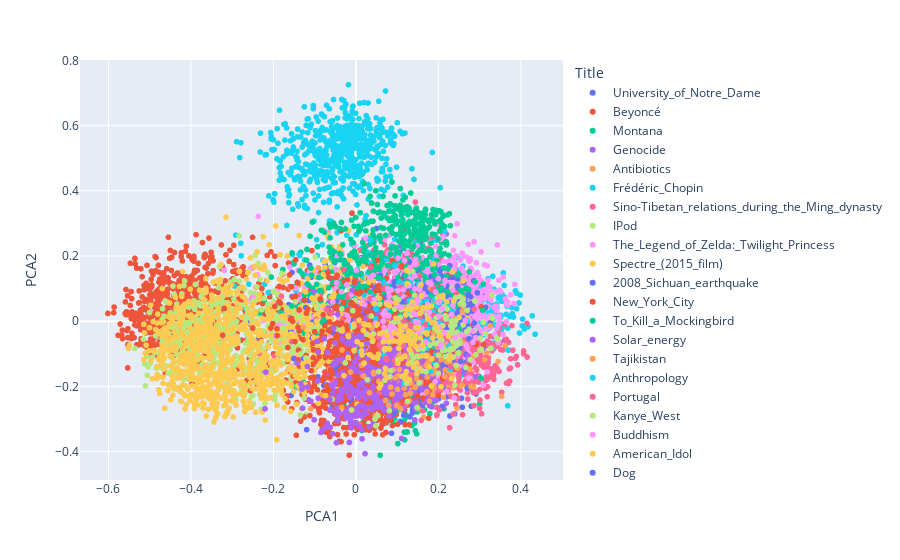

Notebook code for this chart:
### Code cell
from sklearn.decomposition import PCA
import plotly.express as px

# Reduce to 2D using PCA
pca = PCA(n_components=2)
reduced_embeddings = pca.fit_transform(question_embeddings_sbert)

# Create a DataFrame for plotting
import pandas as pd
df = pd.DataFrame({
    'PCA1': reduced_embeddings[:, 0],
    'PCA2': reduced_embeddings[:, 1],
    'Title': titles  # this should be aligned with the embeddings
})

# Plot with color by title
fig = px.scatter(
    df,
    x='PCA1',
    y='PCA2',
    color='Title',
    # title='2D PCA of Question Embeddings Colored by Title',
    hover_data=['Title']
)
fig.show()
# fig.write_html("pca_plot_all.html")

### Figure 1 — Plotly figure (JSON) as saved in the notebook; plotly's stock layout.template omitted (floating-point values rounded to 4 significant figures; data arrays with more than 128 entries replaced by an {"elided": "..."} marker saying what was removed)
{"data": [{"customdata": {"elided": "269x1 str values"}, "hovertemplate": "Title=%{customdata[0]}<br>PCA1=%{x}<br>PCA2=%{y}<extra></extra>", "legendgroup": "University_of_Notre_Dame", "marker": {"color": "#636efa", "symbol": "circle"}, "mode": "markers", "name": "University_of_Notre_Dame", "showlegend": true, "type": "scattergl", "x": {"elided": "269 float values"}, "xaxis": "x", "y": {"elided": "269 float values"}, "yaxis": "y"}, {"customdata": {"elided": "758x1 str values"}, "hovertemplate": "Title=%{customdata[0]}<br>PCA1=%{x}<br>PCA2=%{y}<extra></extra>", "legendgroup": "Beyoncé", "marker": {"color": "#EF553B", "symbol": "circle"}, "mode": "markers", "name": "Beyoncé", "showlegend": true, "type": "scattergl", "x": {"elided": "758 float values"}, "xaxis": "x", "y": {"elided": "758 float values"}, "yaxis": "y"}, {"customdata": {"elided": "150x1 str values"}, "hovertemplate": "Title=%{customdata[0]}<br>PCA1=%{x}<br>PCA2=%{y}<extra></extra>", "legendgroup": "Montana", "marker": {"color": "#00cc96", "symbol": "circle"}, "mode": "markers", "name": "Montana", "showlegend": true, "type": "scattergl", "x": {"elided": "150 float values"}, "xaxis": "x", "y": {"elided": "150 float values"}, "yaxis": "y"}, {"customdata": {"elided": "137x1 str values"}, "hovertemplate": "Title=%{customdata[0]}<br>PCA1=%{x}<br>PCA2=%{y}<extra></extra>", "legendgroup": "Genocide", "marker": {"color": "#ab63fa", "symbol": "circle"}, "mode": "markers", "name": "Genocide", "showlegend": true, "type": "scattergl", "x": {"elided": "137 float values"}, "xaxis": "x", "y": {"elided": "137 float values"}, "yaxis": "y"}, {"customdata": {"elided": "169x1 str values"}, "hovertemplate": "Title=%{customdata[0]}<br>PCA1=%{x}<br>PCA2=%{y}<extra></extra>", "legendgroup": "Antibiotics", "marker": {"color": "#FFA15A", "symbol": "circle"}, "mode": "markers", "name": "Antibiotics", "showlegend": true, "type": "scattergl", "x": {"elided": "169 float values"}, "xaxis": "x", "y": {"elided": "169 float values"}, "yaxis": "y"}, {"customdata": {"elided": "697x1 str values"}, "hovertemplate": "Title=%{customdata[0]}<br>PCA1=%{x}<br>PCA2=%{y}<extra></extra>", "legendgroup": "Frédéric_Chopin", "marker": {"color": "#19d3f3", "symbol": "circle"}, "mode": "markers", "name": "Frédéric_Chopin", "showlegend": true, "type": "scattergl", "x": {"elided": "697 float values"}, "xaxis": "x", "y": {"elided": "697 float values"}, "yaxis": "y"}, {"customdata": {"elided": "291x1 str values"}, "hovertemplate": "Title=%{customdata[0]}<br>PCA1=%{x}<br>PCA2=%{y}<extra></extra>", "legendgroup": "Sino-Tibetan_relations_during_the_Ming_dynasty", "marker": {"color": "#FF6692", "symbol": "circle"}, "mode": "markers", "name": "Sino-Tibetan_relations_during_the_Ming_dynasty", "showlegend": true, "type": "scattergl", "x": {"elided": "291 float values"}, "xaxis": "x", "y": {"elided": "291 float values"}, "yaxis": "y"}, {"customdata": {"elided": "327x1 str values"}, "hovertemplate": "Title=%{customdata[0]}<br>PCA1=%{x}<br>PCA2=%{y}<extra></extra>", "legendgroup": "IPod", "marker": {"color": "#B6E880", "symbol": "circle"}, "mode": "markers", "name": "IPod", "showlegend": true, "type": "scattergl", "x": {"elided": "327 float values"}, "xaxis": "x", "y": {"elided": "327 float values"}, "yaxis": "y"}, {"customdata": {"elided": "214x1 str values"}, "hovertemplate": "Title=%{customdata[0]}<br>PCA1=%{x}<br>PCA2=%{y}<extra></extra>", "legendgroup": "The_Legend_of_Zelda:_Twilight_Princess", "marker": {"color": "#FF97FF", "symbol": "circle"}, "mode": "markers", "name": "The_Legend_of_Zelda:_Twilight_Princess", "showlegend": true, "type": "scattergl", "x": {"elided": "214 float values"}, "xaxis": "x", "y": {"elided": "214 float values"}, "yaxis": "y"}, {"customdata": {"elided": "274x1 str values"}, "hovertemplate": "Title=%{customdata[0]}<br>PCA1=%{x}<br>PCA2=%{y}<extra></extra>", "legendgroup": "Spectre_(2015_film)", "marker": {"color": "#FECB52", "symbol": "circle"}, "mode": "markers", "name": "Spectre_(2015_film)", "showlegend": true, "type": "scattergl", "x": {"elided": "274 float values"}, "xaxis": "x", "y": {"elided": "274 float values"}, "yaxis": "y"}, {"customdata": {"elided": "521x1 str values"}, "hovertemplate": "Title=%{customdata[0]}<br>PCA1=%{x}<br>PCA2=%{y}<extra></extra>", "legendgroup": "2008_Sichuan_earthquake", "marker": {"color": "#636efa", "symbol": "circle"}, "mode": "markers", "name": "2008_Sichuan_earthquake", "showlegend": true, "type": "scattergl", "x": {"elided": "521 float values"}, "xaxis": "x", "y": {"elided": "521 float values"}, "yaxis": "y"}, {"customdata": {"elided": "817x1 str values"}, "hovertemplate": "Title=%{customdata[0]}<br>PCA1=%{x}<br>PCA2=%{y}<extra></extra>", "legendgroup": "New_York_City", "marker": {"color": "#EF553B", "symbol": "circle"}, "mode": "markers", "name": "New_York_City", "showlegend": true, "type": "scattergl", "x": {"elided": "817 float values"}, "xaxis": "x", "y": {"elided": "817 float values"}, "yaxis": "y"}, {"customdata": {"elided": "228x1 str values"}, "hovertemplate": "Title=%{customdata[0]}<br>PCA1=%{x}<br>PCA2=%{y}<extra></extra>", "legendgroup": "To_Kill_a_Mockingbird", "marker": {"color": "#00cc96", "symbol": "circle"}, "mode": "markers", "name": "To_Kill_a_Mockingbird", "showlegend": true, "type": "scattergl", "x": {"elided": "228 float values"}, "xaxis": "x", "y": {"elided": "228 float values"}, "yaxis": "y"}, {"customdata": {"elided": "250x1 str values"}, "hovertemplate": "Title=%{customdata[0]}<br>PCA1=%{x}<br>PCA2=%{y}<extra></extra>", "legendgroup": "Solar_energy", "marker": {"color": "#ab63fa", "symbol": "circle"}, "mode": "markers", "name": "Solar_energy", "showlegend": true, "type": "scattergl", "x": {"elided": "250 float values"}, "xaxis": "x", "y": {"elided": "250 float values"}, "yaxis": "y"}, {"customdata": {"elided": "154x1 str values"}, "hovertemplate": "Title=%{customdata[0]}<br>PCA1=%{x}<br>PCA2=%{y}<extra></extra>", "legendgroup": "Tajikistan", "marker": {"color": "#FFA15A", "symbol": "circle"}, "mode": "markers", "name": "Tajikistan", "showlegend": true, "type": "scattergl", "x": {"elided": "154 float values"}, "xaxis": "x", "y": {"elided": "154 float values"}, "yaxis": "y"}, {"customdata": {"elided": "222x1 str values"}, "hovertemplate": "Title=%{customdata[0]}<br>PCA1=%{x}<br>PCA2=%{y}<extra></extra>", "legendgroup": "Anthropology", "marker": {"color": "#19d3f3", "symbol": "circle"}, "mode": "markers", "name": "Anthropology", "showlegend": true, "type": "scattergl", "x": {"elided": "222 float values"}, "xaxis": "x", "y": {"elided": "222 float values"}, "yaxis": "y"}, {"customdata": {"elided": "435x1 str values"}, "hovertemplate": "Title=%{customdata[0]}<br>PCA1=%{x}<br>PCA2=%{y}<extra></extra>", "legendgroup": "Portugal", "marker": {"color": "#FF6692", "symbol": "circle"}, "mode": "markers", "name": "Portugal", "showlegend": true, "type": "scattergl", "x": {"elided": "435 float values"}, "xaxis": "x", "y": {"elided": "435 float values"}, "yaxis": "y"}, {"customdata": {"elided": "428x1 str values"}, "hovertemplate": "Title=%{customdata[0]}<br>PCA1=%{x}<br>PCA2=%{y}<extra></extra>", "legendgroup": "Kanye_West", "marker": {"color": "#B6E880", "symbol": "circle"}, "mode": "markers", "name": "Kanye_West", "showlegend": true, "type": "scattergl", "x": {"elided": "428 float values"}, "xaxis": "x", "y": {"elided": "428 float values"}, "yaxis": "y"}, {"customdata": {"elided": "610x1 str values"}, "hovertemplate": "Title=%{customdata[0]}<br>PCA1=%{x}<br>PCA2=%{y}<extra></extra>", "legendgroup": "Buddhism", "marker": {"color": "#FF97FF", "symbol": "circle"}, "mode": "markers", "name": "Buddhism", "showlegend": true, "type": "scattergl", "x": {"elided": "610 float values"}, "xaxis": "x", "y": {"elided": "610 float values"}, "yaxis": "y"}, {"customdata": {"elided": "802x1 str values"}, "hovertemplate": "Title=%{customdata[0]}<br>PCA1=%{x}<br>PCA2=%{y}<extra></extra>", "legendgroup": "American_Idol", "marker": {"color": "#FECB52", "symbol": "circle"}, "mode": "markers", "name": "American_Idol", "showlegend": true, "type": "scattergl", "x": {"elided": "802 float values"}, "xaxis": "x", "y": {"elided": "802 float values"}, "yaxis": "y"}, {"customdata": {"elided": "392x1 str values"}, "hovertemplate": "Title=%{customdata[0]}<br>PCA1=%{x}<br>PCA2=%{y}<extra></extra>", "legendgroup": "Dog", "marker": {"color": "#636efa", "symbol": "circle"}, "mode": "markers", "name": "Dog", "showlegend": true, "type": "scattergl", "x": {"elided": "392 float values"}, "xaxis": "x", "y": {"elided": "392 float values"}, "yaxis": "y"}, {"customdata": {"elided": "500x1 str values"}, "hovertemplate": "Title=%{customdata[0]}<br>PCA1=%{x}<br>PCA2=%{y}<extra></extra>", "legendgroup": "2008_Summer_Olympics_torch_relay", "marker": {"color": "#EF553B", "symbol": "circle"}, "mode": "markers", "name": "2008_Summer_Olympics_torch_relay", "showlegend": true, "type": "scattergl", "x": {"elided": "500 float values"}, "xaxis": "x", "y": {"elided": "500 float values"}, "yaxis": "y"}, {"customdata": {"elided": "317x1 str values"}, "hovertemplate": "Title=%{customdata[0]}<br>PCA1=%{x}<br>PCA2=%{y}<extra></extra>", "legendgroup": "Alfred_North_Whitehead", "marker": {"color": "#00cc96", "symbol": "circle"}, "mode": "markers", "name": "Alfred_North_Whitehead", "showlegend": true, "type": "scattergl", "x": {"elided": "317 float values"}, "xaxis": "x", "y": {"elided": "317 float values"}, "yaxis": "y"}, {"customdata": {"elided": "390x1 str values"}, "hovertemplate": "Title=%{customdata[0]}<br>PCA1=%{x}<br>PCA2=%{y}<extra></extra>", "legendgroup": "Financial_crisis_of_2007%E2%80%9308", "marker": {"color": "#ab63fa", "symbol": "circle"}, "mode": "markers", "name": "Financial_crisis_of_2007%E2%80%9308", "showlegend": true, "type": "scattergl", "x": {"elided": "390 float values"}, "xaxis": "x", "y": {"elided": "390 float values"}, "yaxis": "y"}, {"customdata": [["Saint_Barth%C3%A9lemy"], ["Saint_Barth%C3%A9lemy"], ["Saint_Barth%C3%A9lemy"], ["Saint_Barth%C3%A9lemy"], ["Saint_Barth%C3%A9lemy"], ["Saint_Barth%C3%A9lemy"], ["Saint_Barth%C3%A9lemy"], ["Saint_Barth%C3%A9lemy"], ["Saint_Barth%C3%A9lemy"], ["Saint_Barth%C3%A9lemy"], ["Saint_Barth%C3%A9lemy"], ["Saint_Barth%C3%A9lemy"], ["Saint_Barth%C3%A9lemy"], ["Saint_Barth%C3%A9lemy"], ["Saint_Barth%C3%A9lemy"], ["Saint_Barth%C3%A9lemy"], ["Saint_Barth%C3%A9lemy"], ["Saint_Barth%C3%A9lemy"], ["Saint_Barth%C3%A9lemy"], ["Saint_Barth%C3%A9lemy"], ["Saint_Barth%C3%A9lemy"], ["Saint_Barth%C3%A9lemy"], ["Saint_Barth%C3%A9lemy"], ["Saint_Barth%C3%A9lemy"], ["Saint_Barth%C3%A9lemy"], ["Saint_Barth%C3%A9lemy"], ["Saint_Barth%C3%A9lemy"], ["Saint_Barth%C3%A9lemy"], ["Saint_Barth%C3%A9lemy"], ["Saint_Barth%C3%A9lemy"], ["Saint_Barth%C3%A9lemy"], ["Saint_Barth%C3%A9lemy"], ["Saint_Barth%C3%A9lemy"], ["Saint_Barth%C3%A9lemy"], ["Saint_Barth%C3%A9lemy"], ["Saint_Barth%C3%A9lemy"], ["Saint_Barth%C3%A9lemy"], ["Saint_Barth%C3%A9lemy"], ["Saint_Barth%C3%A9lemy"], ["Saint_Barth%C3%A9lemy"], ["Saint_Barth%C3%A9lemy"], ["Saint_Barth%C3%A9lemy"], ["Saint_Barth%C3%A9lemy"], ["Saint_Barth%C3%A9lemy"], ["Saint_Barth%C3%A9lemy"], ["Saint_Barth%C3%A9lemy"], ["Saint_Barth%C3%A9lemy"], ["Saint_Barth%C3%A9lemy"], ["Saint_Barth%C3%A9lemy"], ["Saint_Barth%C3%A9lemy"], ["Saint_Barth%C3%A9lemy"], ["Saint_Barth%C3%A9lemy"], ["Saint_Barth%C3%A9lemy"], ["Saint_Barth%C3%A9lemy"], ["Saint_Barth%C3%A9lemy"], ["Saint_Barth%C3%A9lemy"], ["Saint_Barth%C3%A9lemy"], ["Saint_Barth%C3%A9lemy"], ["Saint_Barth%C3%A9lemy"], ["Saint_Barth%C3%A9lemy"], ["Saint_Barth%C3%A9lemy"], ["Saint_Barth%C3%A9lemy"], ["Saint_Barth%C3%A9lemy"], ["Saint_Barth%C3%A9lemy"], ["Saint_Barth%C3%A9lemy"], ["Saint_Barth%C3%A9lemy"], ["Saint_Barth%C3%A9lemy"], ["Saint_Barth%C3%A9lemy"], ["Saint_Barth%C3%A9lemy"], ["Saint_Barth%C3%A9lemy"], ["Saint_Barth%C3%A9lemy"], ["Saint_Barth%C3%A9lemy"], ["Saint_Barth%C3%A9lemy"], ["Saint_Barth%C3%A9lemy"], ["Saint_Barth%C3%A9lemy"], ["Saint_Barth%C3%A9lemy"], ["Saint_Barth%C3%A9lemy"], ["Saint_Barth%C3%A9lemy"], ["Saint_Barth%C3%A9lemy"], ["Saint_Barth%C3%A9lemy"], ["Saint_Barth%C3%A9lemy"], ["Saint_Barth%C3%A9lemy"], ["Saint_Barth%C3%A9lemy"], ["Saint_Barth%C3%A9lemy"], ["Saint_Barth%C3%A9lemy"], ["Saint_Barth%C3%A9lemy"], ["Saint_Barth%C3%A9lemy"], ["Saint_Barth%C3%A9lemy"], ["Saint_Barth%C3%A9lemy"], ["Saint_Barth%C3%A9lemy"], ["Saint_Barth%C3%A9lemy"], ["Saint_Barth%C3%A9lemy"], ["Saint_Barth%C3%A9lemy"], ["Saint_Barth%C3%A9lemy"], ["Saint_Barth%C3%A9lemy"], ["Saint_Barth%C3%A9lemy"], ["Saint_Barth%C3%A9lemy"], ["Saint_Barth%C3%A9lemy"], ["Saint_Barth%C3%A9lemy"], ["Saint_Barth%C3%A9lemy"], ["Saint_Barth%C3%A9lemy"], ["Saint_Barth%C3%A9lemy"], ["Saint_Barth%C3%A9lemy"], ["Saint_Barth%C3%A9lemy"], ["Saint_Barth%C3%A9lemy"], ["Saint_Barth%C3%A9lemy"], ["Saint_Barth%C3%A9lemy"], ["Saint_Barth%C3%A9lemy"], ["Saint_Barth%C3%A9lemy"], ["Saint_Barth%C3%A9lemy"], ["Saint_Barth%C3%A9lemy"], ["Saint_Barth%C3%A9lemy"], ["Saint_Barth%C3%A9lemy"], ["Saint_Barth%C3%A9lemy"], ["Saint_Barth%C3%A9lemy"], ["Saint_Barth%C3%A9lemy"], ["Saint_Barth%C3%A9lemy"], ["Saint_Barth%C3%A9lemy"], ["Saint_Barth%C3%A9lemy"], ["Saint_Barth%C3%A9lemy"]], "hovertemplate": "Title=%{customdata[0]}<br>PCA1=%{x}<br>PCA2=%{y}<extra></extra>", "legendgroup": "Saint_Barth%C3%A9lemy", "marker": {"color": "#FFA15A", "symbol": "circle"}, "mode": "markers", "name": "Saint_Barth%C3%A9lemy", "showlegend": true, "type": "scattergl", "x": [0.07208, 0.1638, 0.1475, 0.2171, 0.2569, 0.1687, 0.1894, 0.1534, 0.2026, 0.1808, 0.1724, 0.05542, -0.03344, 0.07976, 0.1864, -0.01303, 0.09873, 0.1355, 0.01448, 0.1741, 0.3126, 0.2161, 0.1746, 0.3261, 0.1704, 0.1982, 0.144, 0.1205, 0.3539, 0.2204, 0.09597, 0.07416, 0.2761, 0.08437, 0.1474, 0.2342, 0.1889, 0.1897, 0.217, 0.1617, 0.2086, 0.03873, 0.1227, 0.102, 0.2042, 0.1297, 0.1291, 0.2783, 0.0788, 0.1403, 0.1181, 0.2099, 0.159, 0.2217, 0.2381, 0.2451, 0.3451, 0.2854, 0.2067, 0.2355, 0.2018, -0.1278, 0.1487, 0.2315, 0.1033, 0.08782, 0.09095, 0.08033, 0.2049, 0.1729, -0.03419, 0.1482, 0.03302, 0.0434, -0.1098, 0.1055, 0.1335, 0.1172, 0.1575, 0.1002, 0.2607, 0.1939, 0.1793, 0.2581, 0.1202, 0.1862, 0.1326, 0.1722, 0.2858, 0.101, 0.2097, 0.1094, 0.1052, 0.1288, 0.1839, 0.1472, 0.1453, 0.2306, 0.1792, 0.2279, 0.1786, 0.1882, 0.2545, 0.2124, 0.2164, 0.2312, 0.2451, 0.1089, 0.01838, 0.04281, 0.1646, 0.2133, 0.2579, 0.2592, 0.2524, 0.1934, 0.1906, 0.1484, 0.2498, 0.1757], "xaxis": "x", "y": [-0.2431, -0.086, 0.1761, -0.1497, -0.04321, -0.1063, -0.03636, 0.04646, -0.1052, 0.1008, -0.2169, -0.1849, -0.08863, -0.2584, -0.2258, -0.1561, -0.2591, -0.08717, -0.1355, -0.1048, -0.1181, -0.1701, -0.1294, -0.0135, -0.1358, -0.07981, -0.203, -0.2259, -0.2304, -0.125, -0.1736, -0.1499, -0.1474, -0.203, -0.1762, -0.04832, -0.2069, -0.1478, -0.04979, -0.07689, 0.007147, -0.02115, 0.02961, -0.1169, -0.06937, -0.1738, -0.245, -0.1997, 0.007986, -0.03655, 0.0422, -0.0319, -0.07094, -0.08301, 0.009087, -0.1443, -0.1238, -0.2024, -0.1186, -0.07492, -0.07912, -0.01876, -0.03159, -0.1611, -0.1681, -0.2238, -0.1488, 0.0496, -0.01479, -0.1718, -0.2649, -0.08446, -0.2195, -0.1612, -0.2691, -0.1489, -0.1911, -0.2056, -0.188, -0.1275, 0.03769, 0.05469, 0.02437, -0.06315, -0.1656, -0.1615, -0.2205, -0.1383, -0.1083, -0.2093, -0.04455, -0.01702, -0.105, -0.1154, -0.004068, -0.1048, -0.07938, -0.1343, -0.1198, -0.1555, -0.2454, -0.1961, -0.1983, -0.2331, -0.07378, -0.1768, -0.2672, -0.2692, -0.1683, -0.1573, -0.1005, -0.07892, 0.03011, 0.07229, 0.05226, 0.01545, 0.06588, 0.05637, -0.04997, -0.02957], "yaxis": "y"}, {"customdata": [["Genome"], ["Genome"], ["Genome"], ["Genome"], ["Genome"], ["Genome"], ["Genome"], ["Genome"], ["Genome"], ["Genome"], ["Genome"], ["Genome"], ["Genome"], ["Genome"], ["Genome"], ["Genome"], ["Genome"], ["Genome"], ["Genome"], ["Genome"], ["Genome"], ["Genome"], ["Genome"], ["Genome"], ["Genome"], ["Genome"], ["Genome"], ["Genome"], ["Genome"], ["Genome"], ["Genome"], ["Genome"], ["Genome"], ["Genome"], ["Genome"], ["Genome"], ["Genome"], ["Genome"], ["Genome"], ["Genome"], ["Genome"], ["Genome"], ["Genome"], ["Genome"], ["Genome"], ["Genome"], ["Genome"], ["Genome"], ["Genome"], ["Genome"], ["Genome"], ["Genome"], ["Genome"], ["Genome"], ["Genome"], ["Genome"], ["Genome"], ["Genome"], ["Genome"], ["Genome"], ["Genome"], ["Genome"], ["Genome"], ["Genome"], ["Genome"], ["Genome"], ["Genome"], ["Genome"], ["Genome"], ["Genome"], ["Genome"], ["Genome"], ["Genome"], ["Genome"], ["Genome"], ["Genome"]], "hovertemplate": "Title=%{customdata[0]}<br>PCA1=%{x}<br>PCA2=%{y}<extra></extra>", "legendgroup": "Genome", "marker": {"color": "#19d3f3", "symbol": "circle"}, "mode": "markers", "name": "Genome", "showlegend": true, "type": "scattergl", "x": [0.1958, 0.1731, 0.1297, 0.07633, 0.08344, 0.1064, 0.1387, 0.1377, 0.1322, 0.1149, 0.269, 0.21, 0.1405, 0.1599, 0.1735, 0.1622, 0.1732, 0.04858, 0.04794, 0.07993, 0.1813, 0.1345, 0.1164, 0.1731, 0.1414, 0.13, 0.1342, 0.1811, 0.06802, 0.01076, 0.09481, 0.203, 0.1416, 0.188, 0.03489, 0.1844, 0.1559, 0.2046, 0.1885, 0.1683, 0.2046, 0.1824, 0.2295, 0.2228, 0.125, 0.1522, 0.1168, 0.1406, 0.1737, 0.2336, 0.1405, 0.1633, 0.1551, 0.1107, 0.1871, 0.1733, 0.1146, 0.1462, 0.1338, 0.1561, 0.1251, 0.1535, 0.1, 0.2113, 0.17, 0.165, 0.1591, 0.184, 0.1459, 0.1397, 0.1915, 0.1641, 0.1248, 0.1719, 0.2259, 0.06853], "xaxis": "x", "y": [0.04646, -0.008547, -0.01942, 0.03831, -0.06401, 0.1204, 0.06701, 0.1439, 0.1169, 0.1102, -0.0003131, 0.03531, -0.03715, -0.0242, -0.06335, -0.09223, -0.08248, 0.037, 0.007951, 0.04596, -0.1538, -0.1034, -0.1913, -0.06261, -0.03226, 0.06275, 0.06396, -0.0549, -0.1051, -0.09391, 0.1692, 0.01054, -0.007935, 0.02872, 0.2469, 0.001916, 0.05843, -0.005082, -0.01988, -0.06108, 0.03179, 0.04849, -0.1466, 0.05125, 0.03199, 0.1144, -0.04951, 0.03582, 0.01081, 0.0311, 0.07276, -0.002739, 0.008742, -0.07375, -0.004949, -0.02151, -0.07495, -0.006514, -0.0529, -0.003279, -0.01071, -0.05167, -0.00094, 0.05375, 0.02377, 0.03325, 0.002141, 0.0164, -0.03308, -0.001085, 0.06787, -0.03582, -0.03464, 0.06149, -0.07659, 0.1179], "yaxis": "y"}, {"customdata": [["Comprehensive_school"], ["Comprehensive_school"], ["Comprehensive_school"], ["Comprehensive_school"], ["Comprehensive_school"], ["Comprehensive_school"], ["Comprehensive_school"], ["Comprehensive_school"], ["Comprehensive_school"], ["Comprehensive_school"], ["Comprehensive_school"], ["Comprehensive_school"], ["Comprehensive_school"], ["Comprehensive_school"], ["Comprehensive_school"], ["Comprehensive_school"], ["Comprehensive_school"], ["Comprehensive_school"], ["Comprehensive_school"], ["Comprehensive_school"], ["Comprehensive_school"], ["Comprehensive_school"], ["Comprehensive_school"], ["Comprehensive_school"], ["Comprehensive_school"], ["Comprehensive_school"], ["Comprehensive_school"], ["Comprehensive_school"], ["Comprehensive_school"], ["Comprehensive_school"], ["Comprehensive_school"], ["Comprehensive_school"], ["Comprehensive_school"], ["Comprehensive_school"], ["Comprehensive_school"], ["Comprehensive_school"], ["Comprehensive_school"], ["Comprehensive_school"], ["Comprehensive_school"], ["Comprehensive_school"], ["Comprehensive_school"], ["Comprehensive_school"], ["Comprehensive_school"], ["Comprehensive_school"], ["Comprehensive_school"], ["Comprehensive_school"], ["Comprehensive_school"], ["Comprehensive_school"], ["Comprehensive_school"], ["Comprehensive_school"], ["Comprehensive_school"], ["Comprehensive_school"], ["Comprehensive_school"], ["Comprehensive_school"], ["Comprehensive_school"], ["Comprehensive_school"], ["Comprehensive_school"], ["Comprehensive_school"], ["Comprehensive_school"], ["Comprehensive_school"], ["Comprehensive_school"], ["Comprehensive_school"], ["Comprehensive_school"], ["Comprehensive_school"], ["Comprehensive_school"], ["Comprehensive_school"], ["Comprehensive_school"], ["Comprehensive_school"], ["Comprehensive_school"], ["Comprehensive_school"], ["Comprehensive_school"], ["Comprehensive_school"], ["Comprehensive_school"]], "hovertemplate": "Title=%{customdata[0]}<br>PCA1=%{x}<br>PCA2=%{y}<extra></extra>", "legendgroup": "Comprehensive_school", "marker": {"color": "#FF6692", "symbol": "circle"}, "mode": "markers", "name": "Comprehensive_school", "showlegend": true, "type": "scattergl", "x": [0.07313, 0.08089, 0.2337, 0.09699, 0.1884, 0.2105, 0.147, 0.1868, 0.07553, 0.08353, 0.1827, 0.1985, 0.1091, 0.07381, 0.1939, 0.145, 0.1865, 0.03171, 0.05432, 0.1445, 0.106, 0.1174, 0.2432, 0.108, 0.1687, 0.08318, 0.1497, 0.1548, -0.07085, 0.01308, 0.2873, 0.06078, 0.07351, 0.1188, 0.08828, 0.0791, 0.1253, 0.1761, 0.08903, 0.1623, 0.1484, 0.1127, 0.1219, 0.1611, 0.1346, 0.2295, 0.09412, 0.143, 0.1259, 0.109, 0.08254, 0.1399, 0.1431, 0.2215, 0.05677, 0.03579, 0.06754, 0.02278, 0.1885, 0.1284, 0.1309, 0.1322, 0.1468, -0.02947, 0.1567, 0.07501, 0.2183, 0.1412, 0.126, 0.1194, 0.001439, 0.2039, 0.2078], "xaxis": "x", "y": [-0.1131, -0.08288, -0.03796, -0.1331, 0.1043, 0.006569, -0.09491, -0.1151, -0.1185, -0.0607, -0.06982, -0.1008, 0.04036, 0.01498, 0.08771, -0.002328, 0.09578, 0.01389, -0.04909, 0.06591, 0.08409, 0.0007361, 0.08628, 0.1046, -0.01115, -0.01958, 0.1388, 0.1401, 0.03484, -0.009881, 0.03686, -0.08319, -0.115, 0.03132, -0.0519, 0.01249, -0.02336, 0.04859, -0.03964, 0.03179, -0.08804, -0.07558, -0.1025, -0.06923, -0.1629, -0.139, -0.1208, -0.08031, -0.0411, -0.03475, -0.04016, -0.03226, 0.06056, -0.003616, -0.07368, 0.1647, 0.09869, -0.03333, 0.01878, -0.01868, -0.08553, -0.01154, -0.01054, 0.1575, 0.01538, -0.06219, -0.05195, 0.03679, -0.03399, -0.0208, 0.0001324, -0.07797, -0.07639], "yaxis": "y"}, {"customdata": {"elided": "145x1 str values"}, "hovertemplate": "Title=%{customdata[0]}<br>PCA1=%{x}<br>PCA2=%{y}<extra></extra>", "legendgroup": "Republic_of_the_Congo", "marker": {"color": "#B6E880", "symbol": "circle"}, "mode": "markers", "name": "Republic_of_the_Congo", "showlegend": true, "type": "scattergl", "x": {"elided": "145 float values"}, "xaxis": "x", "y": {"elided": "145 float values"}, "yaxis": "y"}, {"customdata": [["Prime_minister"], ["Prime_minister"], ["Prime_minister"], ["Prime_minister"], ["Prime_minister"], ["Prime_minister"], ["Prime_minister"], ["Prime_minister"], ["Prime_minister"], ["Prime_minister"], ["Prime_minister"], ["Prime_minister"], ["Prime_minister"], ["Prime_minister"], ["Prime_minister"], ["Prime_minister"], ["Prime_minister"], ["Prime_minister"], ["Prime_minister"], ["Prime_minister"], ["Prime_minister"], ["Prime_minister"], ["Prime_minister"], ["Prime_minister"], ["Prime_minister"], ["Prime_minister"], ["Prime_minister"], ["Prime_minister"], ["Prime_minister"], ["Prime_minister"], ["Prime_minister"], ["Prime_minister"], ["Prime_minister"], ["Prime_minister"], ["Prime_minister"], ["Prime_minister"], ["Prime_minister"], ["Prime_minister"], ["Prime_minister"], ["Prime_minister"], ["Prime_minister"], ["Prime_minister"], ["Prime_minister"], ["Prime_minister"], ["Prime_minister"], ["Prime_minister"], ["Prime_minister"], ["Prime_minister"], ["Prime_minister"], ["Prime_minister"], ["Prime_minister"], ["Prime_minister"], ["Prime_minister"], ["Prime_minister"], ["Prime_minister"], ["Prime_minister"], ["Prime_minister"], ["Prime_minister"], ["Prime_minister"], ["Prime_minister"], ["Prime_minister"], ["Prime_minister"], ["Prime_minister"], ["Prime_minister"], ["Prime_minister"], ["Prime_minister"], ["Prime_minister"], ["Prime_minister"], ["Prime_minister"], ["Prime_minister"], ["Prime_minister"], ["Prime_minister"], ["Prime_minister"], ["Prime_minister"], ["Prime_minister"], ["Prime_minister"], ["Prime_minister"], ["Prime_minister"], ["Prime_minister"], ["Prime_minister"], ["Prime_minister"], ["Prime_minister"], ["Prime_minister"], ["Prime_minister"], ["Prime_minister"], ["Prime_minister"], ["Prime_minister"], ["Prime_minister"], ["Prime_minister"], ["Prime_minister"], ["Prime_minister"], ["Prime_minister"], ["Prime_minister"], ["Prime_minister"], ["Prime_minister"], ["Prime_minister"], ["Prime_minister"], ["Prime_minister"], ["Prime_minister"], ["Prime_minister"]], "hovertemplate": "Title=%{customdata[0]}<br>PCA1=%{x}<br>PCA2=%{y}<extra></extra>", "legendgroup": "Prime_minister", "marker": {"color": "#FF97FF", "symbol": "circle"}, "mode": "markers", "name": "Prime_minister", "showlegend": true, "type": "scattergl", "x": [0.1932, 0.1782, 0.1924, 0.2841, 0.2318, 0.2351, 0.1773, 0.1241, 0.07932, 0.1312, 0.08069, 0.1014, 0.09264, 0.1428, 0.1426, 0.1447, 0.1493, 0.0704, 0.1544, 0.2163, 0.1247, 0.08357, 0.1183, 0.1469, 0.2355, 0.2066, 0.2039, -0.02129, -0.05609, 0.04181, 0.03331, 0.1454, 0.149, 0.1548, 0.1024, 0.1741, 0.2009, 0.1013, 0.1404, 0.08593, -0.02163, 0.08057, 0.2837, 0.1584, 0.1744, 0.2145, 0.06927, 0.1512, 0.1755, 0.2596, 0.2098, 0.2072, 0.07147, 0.13, 0.09404, 0.2001, 0.2134, 0.07973, 0.04554, 0.06843, 0.07733, -0.0465, -0.03542, 0.0213, 0.13, 0.0663, 0.06845, 0.2908, 0.3089, 0.1599, 0.2655, 0.2007, 0.2018, 0.1004, 0.06618, 0.1404, 0.08293, 0.1096, 0.08592, 0.04739, 0.162, 0.07972, 0.1358, 0.2314, 0.1486, 0.1701, 0.08472, 0.241, 0.1452, 0.2541, 0.1633, 0.1152, 0.1934, 0.1925, 0.1511, 0.08505, 0.1086, 0.183, 0.1113, 0.1026], "xaxis": "x", "y": [-0.007558, 0.02692, -0.007761, -0.03064, 0.02023, 0.0956, 0.008568, 0.1081, 0.05954, 0.1634, 0.07647, 0.09376, 0.1516, 0.09855, 0.1385, 0.1734, 0.06759, 0.03056, 0.1042, 0.1249, 0.03572, 0.05723, 0.186, 0.02046, 0.0479, -0.07138, 0.0638, 0.01735, 0.05999, 0.1405, 0.1313, 0.1894, 0.05802, 0.0965, 0.1936, 0.05138, 0.05804, 0.09382, -0.06996, -0.01445, 0.1116, 0.09142, -0.06508, -0.07813, 0.006126, -0.03564, 0.0162, -0.004299, 0.1184, 0.1552, 0.03932, -0.07781, 0.02135, 0.1089, -0.02266, 0.13, 0.184, 0.09112, 0.06576, -0.01897, 0.09915, 0.1177, 0.09016, 0.05142, 0.03885, -0.0007787, -0.0502, -0.05055, -0.1971, -0.02246, 0.00229, -0.0185, 0.01485, 0.04873, 0.02236, 0.02353, -0.01541, 0.04283, 0.09573, -0.006139, 0.03229, 0.01741, 0.04515, 0.1179, 0.06586, -0.06418, -0.02843, -0.04939, -0.001951, -0.04297, 0.03542, 0.09638, 0.08939, -0.1854, -0.03338, -0.04669, -0.0374, 0.1136, -0.01943, -0.04099], "yaxis": "y"}, {"customdata": {"elided": "134x1 str values"}, "hovertemplate": "Title=%{customdata[0]}<br>PCA1=%{x}<br>PCA2=%{y}<extra></extra>", "legendgroup": "Institute_of_technology", "marker": {"color": "#FECB52", "symbol": "circle"}, "mode": "markers", "name": "Institute_of_technology", "showlegend": true, "type": "scattergl", "x": {"elided": "134 float values"}, "xaxis": "x", "y": {"elided": "134 float values"}, "yaxis": "y"}], "layout": {"legend": {"title": {"text": "Title"}, "tracegroupgap": 0}, "margin": {"t": 60}, "xaxis": {"anchor": "y", "domain": [0, 1], "title": {"text": "PCA1"}}, "yaxis": {"anchor": "x", "domain": [0, 1], "title": {"text": "PCA2"}}}}
